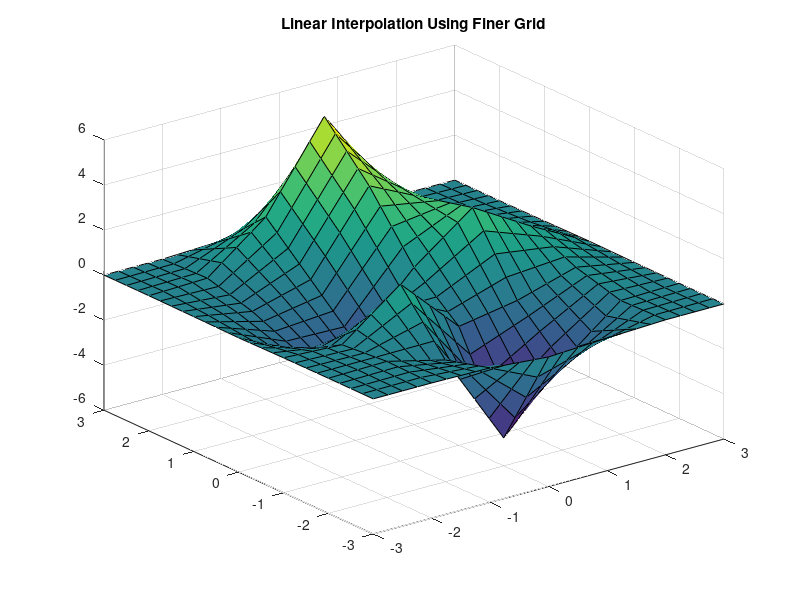

Here is the MATLAB script that generated this plot:
[X,Y] = meshgrid(-3:3);
V = peaks(X,Y);
[Xq,Yq] = meshgrid(-3:0.25:3);
Vq = interp2(X,Y,V,Xq,Yq);
figure;
surf(Xq,Yq,Vq);
title('Linear Interpolation Using Finer Grid');